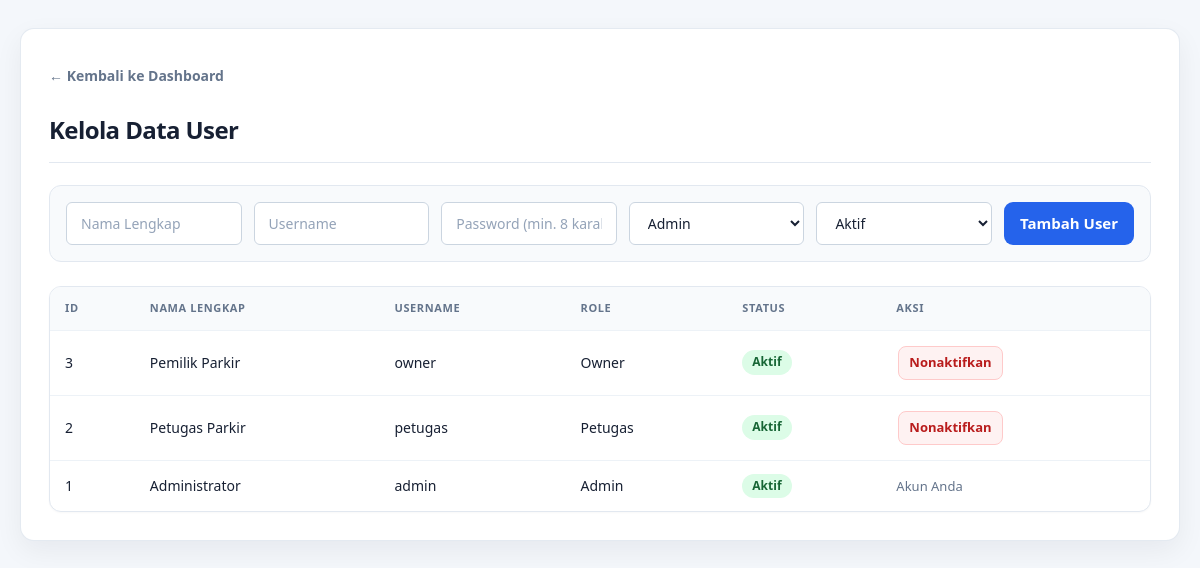
The app's page /view/adminview.php (signed in) with its own data.
### tables this page shows
CREATE TABLE `users` (
  `id_user` int(11) NOT NULL,
  `nama_lengkap` varchar(50) NOT NULL,
  `username` varchar(50) NOT NULL,
  `password` varchar(100) NOT NULL,
  `role` enum('admin','petugas','owner') NOT NULL,
  `status_aktif` enum('aktif','nonaktif') DEFAULT 'aktif',
  `created_at` timestamp NOT NULL DEFAULT current_timestamp()
);

### model/user.php (called while the page is built, shortened)
<?php
require_once __DIR__ . '/../config/koneksi.php';
function get_all_users() {
    global $koneksi;
    return mysqli_query($koneksi, "SELECT id_user, nama_lengkap, username, role, status_aktif, created_at FROM users ORDER BY id_user DESC");
}
?>

### view/adminview.php (the view, shortened to what this page needs)
<?php
require_once __DIR__ . '/../config/koneksi.php';
require_once __DIR__ . '/../model/user.php';
$users = get_all_users();
?>
<!DOCTYPE html>
<html lang="id">
<head>
    <link rel="stylesheet" href="../assets/app.css">
</head>
<body>
<div class="container">
    <a href="dashboard.php" class="btn-back">← Kembali ke Dashboard</a>
    <h2>Kelola Data User</h2>
    <form action="" method="POST" class="form-user">
        <input type="text" name="nama_lengkap" placeholder="Nama Lengkap" maxlength="50" required autocomplete="off">
        <input type="text" name="username" placeholder="Username" maxlength="50" required autocomplete="off">
        <input type="password" name="password" placeholder="Password (min. 8 karakter)" minlength="8" required>
        <select name="role" required>
            <option value="admin">Admin</option>
        </select>
        <select name="status_aktif" required>
            <option value="aktif">Aktif</option>
        </select>
        <button type="submit" name="tambah" class="btn-submit">Tambah User</button>
    </form>
    <table>
        <thead>
            <tr>
                <th>ID</th>
                <th>Nama Lengkap</th>
                <th>Username</th>
                <th>Role</th>
                <th>Status</th>
                <th>Aksi</th>
            </tr>
        </thead>
        <tbody>
            <?php if ($users && mysqli_num_rows($users) > 0): ?>
                <?php while ($row = mysqli_fetch_assoc($users)): ?>
                    <tr>
                        <td><?= htmlspecialchars($row['id_user']); ?></td>
                        <td><?= htmlspecialchars($row['nama_lengkap']); ?></td>
                        <td><?= htmlspecialchars($row['username']); ?></td>
                        <td><?= ucfirst(htmlspecialchars($row['role'])); ?></td>
                        <td>
                            <span class="badge <?= $row['status_aktif'] === 'aktif' ? 'badge-aktif' : 'badge-nonaktif'; ?>">
                                <?= htmlspecialchars($row['status_aktif']); ?>
                            </span>
                        </td>
                        <td>
                            <?php if ((int)$row['id_user'] !== (int)($_SESSION['id_user'] ?? 0)): ?>
                                <form action="adminview.php" method="POST" style="display:inline" onsubmit="return confirm('Ubah status akun ini? Log aktivitas tetap akan disimpan.')">
                                    <button type="submit" name="ubah_status_user" class="<?= $row['status_aktif'] === 'aktif' ? 'btn-delete' : 'btn-edit'; ?>"><?= $row['status_aktif'] === 'aktif' ? 'Nonaktifkan' : 'Aktifkan'; ?></button>
                                </form>
                            <?php else: ?>
                                <span class="time-text">Akun Anda</span>
                            <?php endif; ?>
                        </td>
                    </tr>
                <?php endwhile; ?>
            <?php else: ?>
                <tr>
                    <td colspan="6" style="text-align: center;">Belum ada data user.</td>
                </tr>
            <?php endif; ?>
        </tbody>
    </table>
</div>
</body>
</html>

### assets/app.css (style rules this page uses)
:root { --bg: #f4f7fb; --surface: #ffffff; --text: #172033; --muted: #64748b; --line: #e2e8f0; --primary: #2563eb; --primary-dark: #1d4ed8; --success: #15803d; --danger: #b91c1c; --warning: #92400e; --radius: 14px; --shadow: 0 10px 28px rgba(15, 23, 42, .06); }
* { box-sizing: border-box; }
html { color-scheme: light; }
body { margin: 0; padding: 0; background: var(--bg); color: var(--text); font-family: Inter, ui-sans-serif, system-ui, -apple-system, BlinkMacSystemFont, "Segoe UI", sans-serif; font-size: 15px; line-height: 1.5; }
a { color: var(--primary); }
.container { width: min(1180px, calc(100% - 40px)); max-width: 1180px; margin: 28px auto; padding: 28px; background: var(--surface); border: 1px solid rgba(226, 232, 240, .9); border-radius: var(--radius); box-shadow: var(--shadow); overflow-x: auto; }
h1, h2, h3 { color: var(--text); letter-spacing: -.025em; }
h2 { font-size: clamp(1.35rem, 2vw, 1.75rem); margin: 0 0 22px; padding-bottom: 14px; border-bottom: 1px solid var(--line); }
.btn-back { display: inline-flex; align-items: center; gap: 8px; margin: 0 0 18px; padding: 8px 0; color: var(--muted); text-decoration: none; font-weight: 650; }
input, select, textarea { width: auto; min-height: 42px; padding: 10px 12px; border: 1px solid #cbd5e1; border-radius: 9px; background: #fff; color: var(--text); font: inherit; transition: border-color .15s, box-shadow .15s; }
input::placeholder { color: #94a3b8; }
button, .btn-submit, .btn-filter { min-height: 42px; padding: 10px 16px; border: 0; border-radius: 9px; background: var(--primary); color: #fff; font: inherit; font-weight: 700; cursor: pointer; transition: background .15s, transform .15s; }
.btn-edit, .btn-delete, .btn-keluar { display: inline-flex; justify-content: center; align-items: center; gap: 5px; min-height: 34px; padding: 6px 10px; margin: 2px; border-radius: 8px; font-size: 13px; font-weight: 700; text-decoration: none; border: 1px solid transparent; cursor: pointer; font-family: inherit; }
.btn-delete { background: #fef2f2; color: var(--danger); border-color: #fecaca; }
.form-area, .form-tarif, .form-user, .form-kendaraan, .filter-form { display: flex; flex-wrap: wrap; align-items: center; gap: 12px; padding: 16px; margin: 0 0 24px; border: 1px solid var(--line); border-radius: 12px; background: #f8fafc; }
.form-area input, .form-tarif input, .form-user input, .form-user select, .form-kendaraan input, .form-kendaraan select { flex: 1 1 150px; min-width: 0; }
table { width: 100%; min-width: 680px; border-collapse: separate; border-spacing: 0; background: #fff; border: 1px solid var(--line); border-radius: 12px; overflow: hidden; box-shadow: 0 1px 2px rgba(15, 23, 42, .03); }
table th, table td { padding: 13px 15px; text-align: left; vertical-align: middle; font-size: 14px; border-bottom: 1px solid #edf2f7; }
table th { background: #f8fafc; color: #64748b; font-size: 11px; font-weight: 800; letter-spacing: .055em; text-transform: uppercase; white-space: nowrap; }
table tbody tr:last-child td { border-bottom: 0; }
.badge, .badge-user, .badge-parkir, .badge-keluar { display: inline-flex; align-items: center; padding: 5px 10px; border-radius: 999px; font-size: 12px; line-height: 1.2; font-weight: 750; white-space: nowrap; }
.badge-aktif, .badge-parkir { background: #dcfce7; color: #166534; }
.time-text { color: var(--muted); font-size: 13px; }

### records on screen
users: id_user "3", nama_lengkap "Pemilik Parkir", username "owner", role "Owner", status_aktif "Aktif", shows "Nonaktifkan"
users: id_user "2", nama_lengkap "Petugas Parkir", username "petugas", role "Petugas", status_aktif "Aktif", shows "Nonaktifkan"
users: id_user "1", nama_lengkap "Administrator", username "admin", role "Admin", status_aktif "Aktif", shows "Akun Anda"
